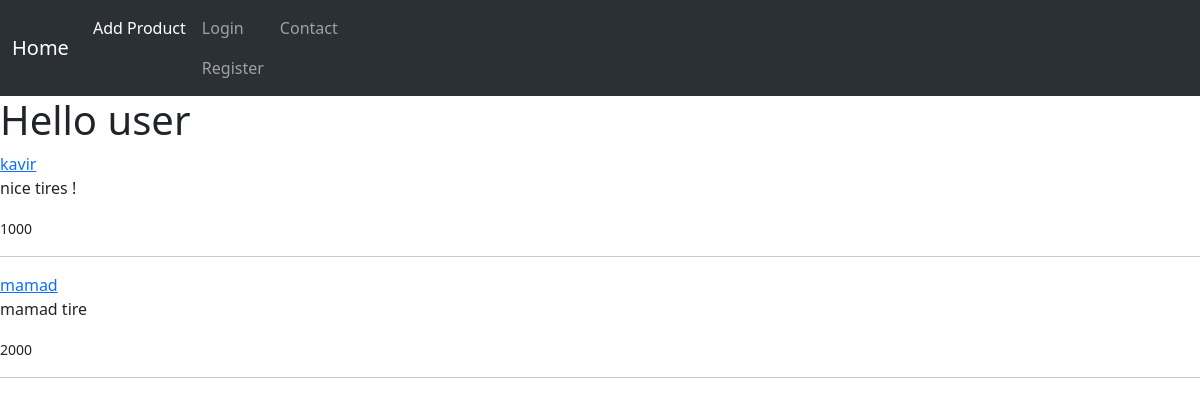
The app's page /, older data.
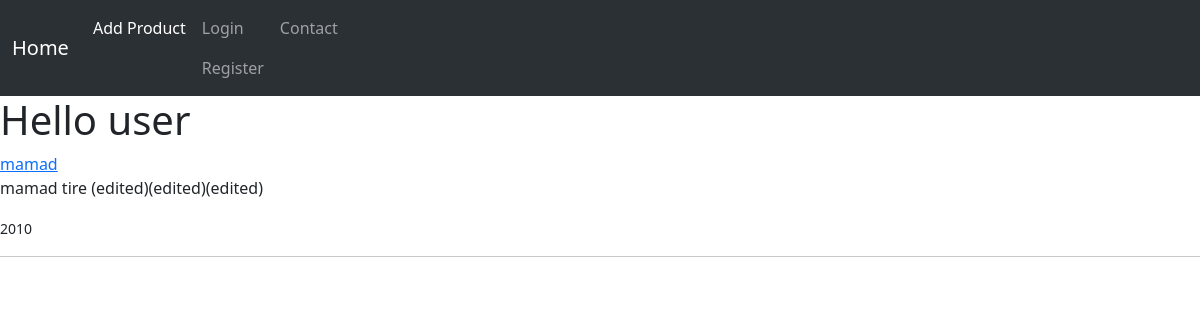
The same page, newer data.
### home/models.py (models this page shows, shortened)
class Tire(models.Model) :
    tire_name = models.CharField(max_length = 10)
    tire_description = models.CharField(max_length = 100)
    tire_price = models.IntegerField()

### home/views.py (the view)
# urls.py: 2. Add a URL to urlpatterns:  path('', views.home, name='home')
def home(request):
    template_name = 'home_app/home.html'
    if request.method == 'GET' :
        products = Tire.objects.all()
    return render(request , template_name , context={'products': products})

### home/templates/home_app/home.html (shortened to what this page needs)
{% extends 'inc/extend.html' %}
{% block content %}
    <h1> Hello user </h1>
    {% for product in products %}
        <a href="{% url 'home:detail' product.id %}">{{product.tire_name}}</a>
        <p> {{product.tire_description}} </p>
        <small> {{product.tire_price}} </small> <hr>
    {% endfor %}
{% endblock content %}

Row changes from the older to the newer data that the page shows:
removed Tire: tire_name "kavir", tire_description "nice tires !", tire_price "1000"
changed Tire "mamad": tire_description "mamad tire" → "mamad tire (edited)(edited)(edited)"; tire_price "2000" → "2010"
